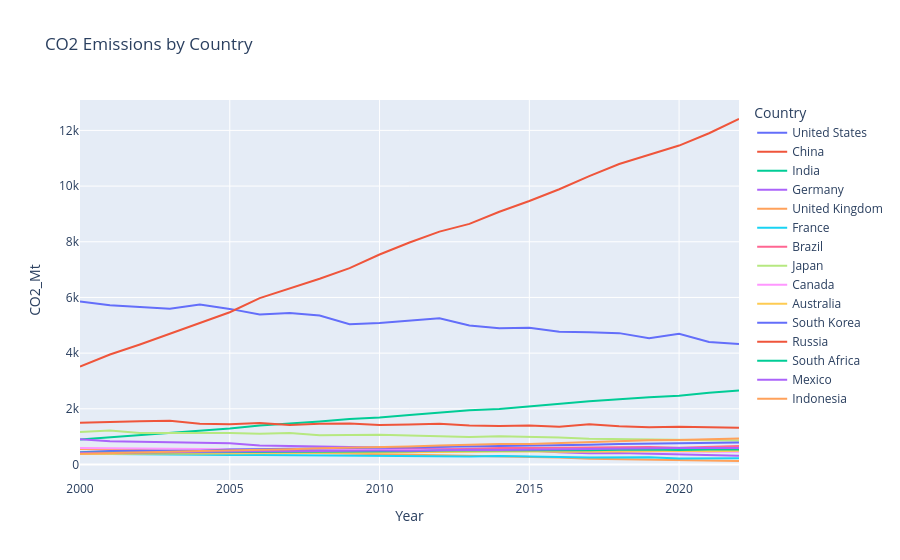

Notebook code for this chart:
### Markdown cell above
### Example 2 — Multi-series: the spaghetti problem and how to fix it

### Code cell
fig = px.line(df, x='Year', y='CO2_Mt', color='Country',
              title='CO2 Emissions by Country', height=500)

fig.show()

### Figure 1 — Plotly figure (JSON) as saved in the notebook; plotly's stock layout.template omitted (floating-point values rounded to 4 significant figures)
{"data": [{"hovertemplate": "Country=United States<br>Year=%{x}<br>CO2_Mt=%{y}<extra></extra>", "legendgroup": "United States", "line": {"color": "#636efa", "dash": "solid"}, "marker": {"symbol": "circle"}, "mode": "lines", "name": "United States", "orientation": "v", "showlegend": true, "type": "scatter", "x": [2000, 2001, 2002, 2003, 2004, 2005, 2006, 2007, 2008, 2009, 2010, 2011, 2012, 2013, 2014, 2015, 2016, 2017, 2018, 2019, 2020, 2021, 2022], "xaxis": "x", "y": [5858.0, 5724, 5653.0, 5593.0, 5743.0, 5589, 5386.0, 5443.0, 5348.0, 5038.0, 5082.0, 5176.0, 5250, 4994.0, 4897.0, 4913.0, 4770.0, 4746.0, 4718.0, 4537.0, 4695.0, 4398.0, 4326.0], "yaxis": "y"}, {"hovertemplate": "Country=China<br>Year=%{x}<br>CO2_Mt=%{y}<extra></extra>", "legendgroup": "China", "line": {"color": "#EF553B", "dash": "solid"}, "marker": {"symbol": "circle"}, "mode": "lines", "name": "China", "orientation": "v", "showlegend": true, "type": "scatter", "x": [2000, 2001, 2002, 2003, 2004, 2005, 2006, 2007, 2008, 2009, 2010, 2011, 2012, 2013, 2014, 2015, 2016, 2017, 2018, 2019, 2020, 2021, 2022], "xaxis": "x", "y": [3514.0, 3952.0, 4312, 4692.0, 5079.0, 5468.0, 5974, 6323.0, 6673, 7053.0, 7543.0, 7972.0, 8365.0, 8641.0, 9078.0, 9466.0, 9887, 10360.0, 10790.0, 11130.0, 11450.0, 11900.0, 12410.0], "yaxis": "y"}, {"hovertemplate": "Country=India<br>Year=%{x}<br>CO2_Mt=%{y}<extra></extra>", "legendgroup": "India", "line": {"color": "#00cc96", "dash": "solid"}, "marker": {"symbol": "circle"}, "mode": "lines", "name": "India", "orientation": "v", "showlegend": true, "type": "scatter", "x": [2000, 2001, 2002, 2003, 2004, 2005, 2006, 2007, 2008, 2009, 2010, 2011, 2012, 2013, 2014, 2015, 2016, 2017, 2018, 2019, 2020, 2021, 2022], "xaxis": "x", "y": [901.6, 974.6, 1056, 1146.0, 1205.0, 1291, 1396.0, 1466.0, 1542.0, 1637.0, 1687.0, 1774.0, 1865.0, 1945.0, 1994.0, 2092.0, 2177.0, 2267.0, 2345.0, 2419.0, 2466.0, 2580.0, 2661.0], "yaxis": "y"}, {"hovertemplate": "Country=Germany<br>Year=%{x}<br>CO2_Mt=%{y}<extra></extra>", "legendgroup": "Germany", "line": {"color": "#ab63fa", "dash": "solid"}, "marker": {"symbol": "circle"}, "mode": "lines", "name": "Germany", "orientation": "v", "showlegend": true, "type": "scatter", "x": [2000, 2001, 2002, 2003, 2004, 2005, 2006, 2007, 2008, 2009, 2010, 2011, 2012, 2013, 2014, 2015, 2016, 2017, 2018, 2019, 2020, 2021, 2022], "xaxis": "x", "y": [902.4, 831.7, 815.2, 804.7, 772.9, 759.1, 685.9, 668, 650.3, 608.3, 611.2, 569.2, 586.7, 521.5, 504.5, 499, 438.8, 407.4, 413.2, 389.5, 373.4, 344, 315.1], "yaxis": "y"}, {"hovertemplate": "Country=United Kingdom<br>Year=%{x}<br>CO2_Mt=%{y}<extra></extra>", "legendgroup": "United Kingdom", "line": {"color": "#FFA15A", "dash": "solid"}, "marker": {"symbol": "circle"}, "mode": "lines", "name": "United Kingdom", "orientation": "v", "showlegend": true, "type": "scatter", "x": [2000, 2001, 2002, 2003, 2004, 2005, 2006, 2007, 2008, 2009, 2010, 2011, 2012, 2013, 2014, 2015, 2016, 2017, 2018, 2019, 2020, 2021, 2022], "xaxis": "x", "y": [552.4, 542.6, 523.3, 492, 500.9, 465.3, 429.1, 428.8, 410.8, 384.6, 357.3, 331.6, 319.1, 303.8, 280.1, 276.3, 247, 210.4, 188, 185.4, 157.5, 148, 125.3], "yaxis": "y"}, {"hovertemplate": "Country=France<br>Year=%{x}<br>CO2_Mt=%{y}<extra></extra>", "legendgroup": "France", "line": {"color": "#19d3f3", "dash": "solid"}, "marker": {"symbol": "circle"}, "mode": "lines", "name": "France", "orientation": "v", "showlegend": true, "type": "scatter", "x": [2000, 2001, 2002, 2003, 2004, 2005, 2006, 2007, 2008, 2009, 2010, 2011, 2012, 2013, 2014, 2015, 2016, 2017, 2018, 2019, 2020, 2021, 2022], "xaxis": "x", "y": [389.4, 375.4, 362.2, 367.7, 348.3, 343.1, 343.2, 334.5, 317.1, 326.4, 318.2, 306, 298, 290, 308.1, 277.4, 267.1, 248, 244.2, 256.1, 215.4, 218.3, 222.5], "yaxis": "y"}, {"hovertemplate": "Country=Brazil<br>Year=%{x}<br>CO2_Mt=%{y}<extra></extra>", "legendgroup": "Brazil", "line": {"color": "#FF6692", "dash": "solid"}, "marker": {"symbol": "circle"}, "mode": "lines", "name": "Brazil", "orientation": "v", "showlegend": true, "type": "scatter", "x": [2000, 2001, 2002, 2003, 2004, 2005, 2006, 2007, 2008, 2009, 2010, 2011, 2012, 2013, 2014, 2015, 2016, 2017, 2018, 2019, 2020, 2021, 2022], "xaxis": "x", "y": [423.8, 445.8, 450.4, 454.4, 452.6, 481.6, 483.2, 499, 514.3, 527.4, 525.9, 534.4, 539.2, 567.9, 588.3, 588.9, 600.9, 593.9, 613.8, 626.7, 602.1, 631.2, 664], "yaxis": "y"}, {"hovertemplate": "Country=Japan<br>Year=%{x}<br>CO2_Mt=%{y}<extra></extra>", "legendgroup": "Japan", "line": {"color": "#B6E880", "dash": "solid"}, "marker": {"symbol": "circle"}, "mode": "lines", "name": "Japan", "orientation": "v", "showlegend": true, "type": "scatter", "x": [2000, 2001, 2002, 2003, 2004, 2005, 2006, 2007, 2008, 2009, 2010, 2011, 2012, 2013, 2014, 2015, 2016, 2017, 2018, 2019, 2020, 2021, 2022], "xaxis": "x", "y": [1166.0, 1220.0, 1136.0, 1131.0, 1151.0, 1127.0, 1101.0, 1133.0, 1050.0, 1061.0, 1064.0, 1042.0, 1005.0, 990.9, 1010.0, 996.6, 967.4, 925.1, 916.6, 914.5, 902.8, 898.1, 865.1], "yaxis": "y"}, {"hovertemplate": "Country=Canada<br>Year=%{x}<br>CO2_Mt=%{y}<extra></extra>", "legendgroup": "Canada", "line": {"color": "#FF97FF", "dash": "solid"}, "marker": {"symbol": "circle"}, "mode": "lines", "name": "Canada", "orientation": "v", "showlegend": true, "type": "scatter", "x": [2000, 2001, 2002, 2003, 2004, 2005, 2006, 2007, 2008, 2009, 2010, 2011, 2012, 2013, 2014, 2015, 2016, 2017, 2018, 2019, 2020, 2021, 2022], "xaxis": "x", "y": [589.6, 584.4, 585.1, 565.2, 563.8, 553.5, 540.5, 569.3, 553.4, 544.2, 529.9, 514.6, 531.3, 513.3, 514.8, 498.5, 502.8, 489.1, 484.5, 487.7, 463.2, 458.7, 461.7], "yaxis": "y"}, {"hovertemplate": "Country=Australia<br>Year=%{x}<br>CO2_Mt=%{y}<extra></extra>", "legendgroup": "Australia", "line": {"color": "#FECB52", "dash": "solid"}, "marker": {"symbol": "circle"}, "mode": "lines", "name": "Australia", "orientation": "v", "showlegend": true, "type": "scatter", "x": [2000, 2001, 2002, 2003, 2004, 2005, 2006, 2007, 2008, 2009, 2010, 2011, 2012, 2013, 2014, 2015, 2016, 2017, 2018, 2019, 2020, 2021, 2022], "xaxis": "x", "y": [378.4, 391.5, 388.8, 394.9, 397.8, 407.5, 403.7, 414.2, 423.1, 426.7, 430.1, 435.2, 443.8, 461.4, 444.2, 471.6, 453.9, 448.9, 466, 477.6, 494.3, 478.2, 493.7], "yaxis": "y"}, {"hovertemplate": "Country=South Korea<br>Year=%{x}<br>CO2_Mt=%{y}<extra></extra>", "legendgroup": "South Korea", "line": {"color": "#636efa", "dash": "solid"}, "marker": {"symbol": "circle"}, "mode": "lines", "name": "South Korea", "orientation": "v", "showlegend": true, "type": "scatter", "x": [2000, 2001, 2002, 2003, 2004, 2005, 2006, 2007, 2008, 2009, 2010, 2011, 2012, 2013, 2014, 2015, 2016, 2017, 2018, 2019, 2020, 2021, 2022], "xaxis": "x", "y": [438.1, 481.5, 490.6, 490.8, 494.6, 537.2, 539, 566.1, 570, 585.4, 595.9, 620.6, 631.1, 649.6, 646.2, 686.5, 704, 706, 738.5, 750.8, 755.8, 777.3, 789.5], "yaxis": "y"}, {"hovertemplate": "Country=Russia<br>Year=%{x}<br>CO2_Mt=%{y}<extra></extra>", "legendgroup": "Russia", "line": {"color": "#EF553B", "dash": "solid"}, "marker": {"symbol": "circle"}, "mode": "lines", "name": "Russia", "orientation": "v", "showlegend": true, "type": "scatter", "x": [2000, 2001, 2002, 2003, 2004, 2005, 2006, 2007, 2008, 2009, 2010, 2011, 2012, 2013, 2014, 2015, 2016, 2017, 2018, 2019, 2020, 2021, 2022], "xaxis": "x", "y": [1496.0, 1532.0, 1552.0, 1570.0, 1467.0, 1447.0, 1488.0, 1416.0, 1467.0, 1471.0, 1421.0, 1438.0, 1460.0, 1404.0, 1385.0, 1397.0, 1358.0, 1441.0, 1371.0, 1338.0, 1357.0, 1336.0, 1323.0], "yaxis": "y"}, {"hovertemplate": "Country=South Africa<br>Year=%{x}<br>CO2_Mt=%{y}<extra></extra>", "legendgroup": "South Africa", "line": {"color": "#00cc96", "dash": "solid"}, "marker": {"symbol": "circle"}, "mode": "lines", "name": "South Africa", "orientation": "v", "showlegend": true, "type": "scatter", "x": [2000, 2001, 2002, 2003, 2004, 2005, 2006, 2007, 2008, 2009, 2010, 2011, 2012, 2013, 2014, 2015, 2016, 2017, 2018, 2019, 2020, 2021, 2022], "xaxis": "x", "y": [425.4, 430, 427, 456.8, 455, 457.7, 458.9, 456.8, 463.5, 462.8, 474.4, 475.7, 504.5, 502.6, 500.7, 497.6, 501.1, 513.4, 528, 541.4, 518, 539.8, 534.4], "yaxis": "y"}, {"hovertemplate": "Country=Mexico<br>Year=%{x}<br>CO2_Mt=%{y}<extra></extra>", "legendgroup": "Mexico", "line": {"color": "#ab63fa", "dash": "solid"}, "marker": {"symbol": "circle"}, "mode": "lines", "name": "Mexico", "orientation": "v", "showlegend": true, "type": "scatter", "x": [2000, 2001, 2002, 2003, 2004, 2005, 2006, 2007, 2008, 2009, 2010, 2011, 2012, 2013, 2014, 2015, 2016, 2017, 2018, 2019, 2020, 2021, 2022], "xaxis": "x", "y": [415.9, 428.4, 429, 442, 444.4, 455.2, 474.3, 476.8, 490.3, 486.4, 504.8, 494.3, 516.4, 529.4, 518, 534.5, 548.4, 564.5, 559.2, 576.5, 592.1, 592.8, 594.3], "yaxis": "y"}, {"hovertemplate": "Country=Indonesia<br>Year=%{x}<br>CO2_Mt=%{y}<extra></extra>", "legendgroup": "Indonesia", "line": {"color": "#FFA15A", "dash": "solid"}, "marker": {"symbol": "circle"}, "mode": "lines", "name": "Indonesia", "orientation": "v", "showlegend": true, "type": "scatter", "x": [2000, 2001, 2002, 2003, 2004, 2005, 2006, 2007, 2008, 2009, 2010, 2011, 2012, 2013, 2014, 2015, 2016, 2017, 2018, 2019, 2020, 2021, 2022], "xaxis": "x", "y": [382.8, 400.4, 430.7, 453.8, 482.6, 501.9, 533, 551.8, 586.6, 602.5, 614.5, 647.3, 680.1, 717.7, 736.3, 738.2, 768.8, 813.7, 834.8, 872.3, 876.5, 898.5, 930.5], "yaxis": "y"}], "layout": {"autosize": true, "legend": {"title": {"text": "Country"}, "tracegroupgap": 0}, "title": {"text": "CO2 Emissions by Country"}, "xaxis": {"anchor": "y", "autorange": true, "domain": [0, 1], "range": [2000, 2022], "title": {"text": "Year"}, "type": "linear"}, "yaxis": {"anchor": "x", "autorange": true, "domain": [0, 1], "range": [-557.2, 13090.0], "title": {"text": "CO2_Mt"}, "type": "linear"}}}
